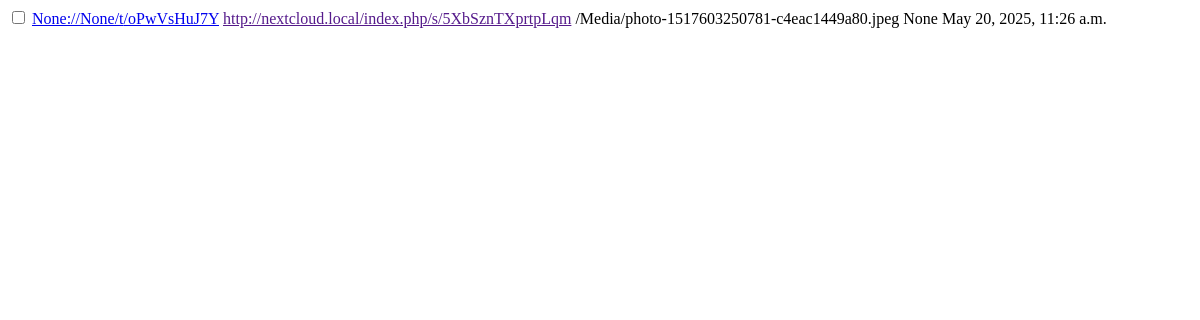
Page /link/row/8 (signed in) on the earlier database version.
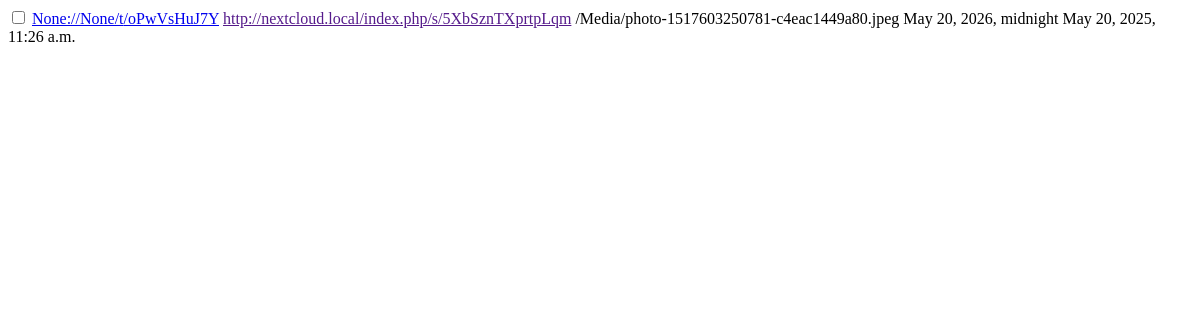
Same page on the later database version.
### link/models.py (models this page shows, shortened)
class Link(models.Model):
    user = models.ForeignKey(User, on_delete=models.CASCADE, related_name="link")
    share = models.ForeignKey(Share, on_delete=models.CASCADE, related_name="share")
    created_at = models.DateTimeField(auto_now_add=True)
    updated_at = models.DateTimeField(auto_now=True)
    token = models.CharField(
        validators=[MinLengthValidator(8)],
        max_length=50,
        verbose_name="Token",
        unique=True,
        null=False,
    )
    class Meta:
        unique_together = ("user", "token")

class Share(models.Model):
    uid = models.IntegerField(primary_key=True)
    target_url = models.URLField(verbose_name="Target URL")
    path = models.CharField()
    expiration = models.DateTimeField(null=True)

### link/views/views.py (the view)
# urls.py: path("row/<int:pk>", LinkRowView.as_view(), name="link-row"),
@method_decorator([login_required], name="dispatch")
class LinkRowView(TemplateView):
    template_name = "link_row.html"
    def get_context_data(self, **kwargs):
        link = get_object_or_404(Link, pk=kwargs["pk"])
        return {"link": link}

### link/context_processors.py (called while the page is built)
def get_host():
    domain = SITE_DOMAIN
    if domain == "localhost":
        domain = "localhost:8080"
    return f"{SITE_PROTOCOL}://{domain}/t"

def host(request):
    return {"HOST": get_host()}

### link/templates/link_row.html
<tr id="link-{{ link.id }}">
    <td><input type="checkbox" class="row-checkbox" value="{{ link.id }}"></td>
    <td><a href="{{ HOST }}/{{ link.token }}">{{ HOST }}/{{ link.token }}</a></td>
    <td><a href="{{ link.target_url }}">{{ link.share.target_url }}</a></td>
    <td>{{ link.share.path }}</td>
    <td>{{ link.share.expiration }}</td>
    <td>{{ link.updated_at }}</td>
</tr>

Differences in the rows shown:
changed through a linked row, Link "oPwVsHuJ7Y": share.expiration "None" → "May 20, 2026, midnight"
